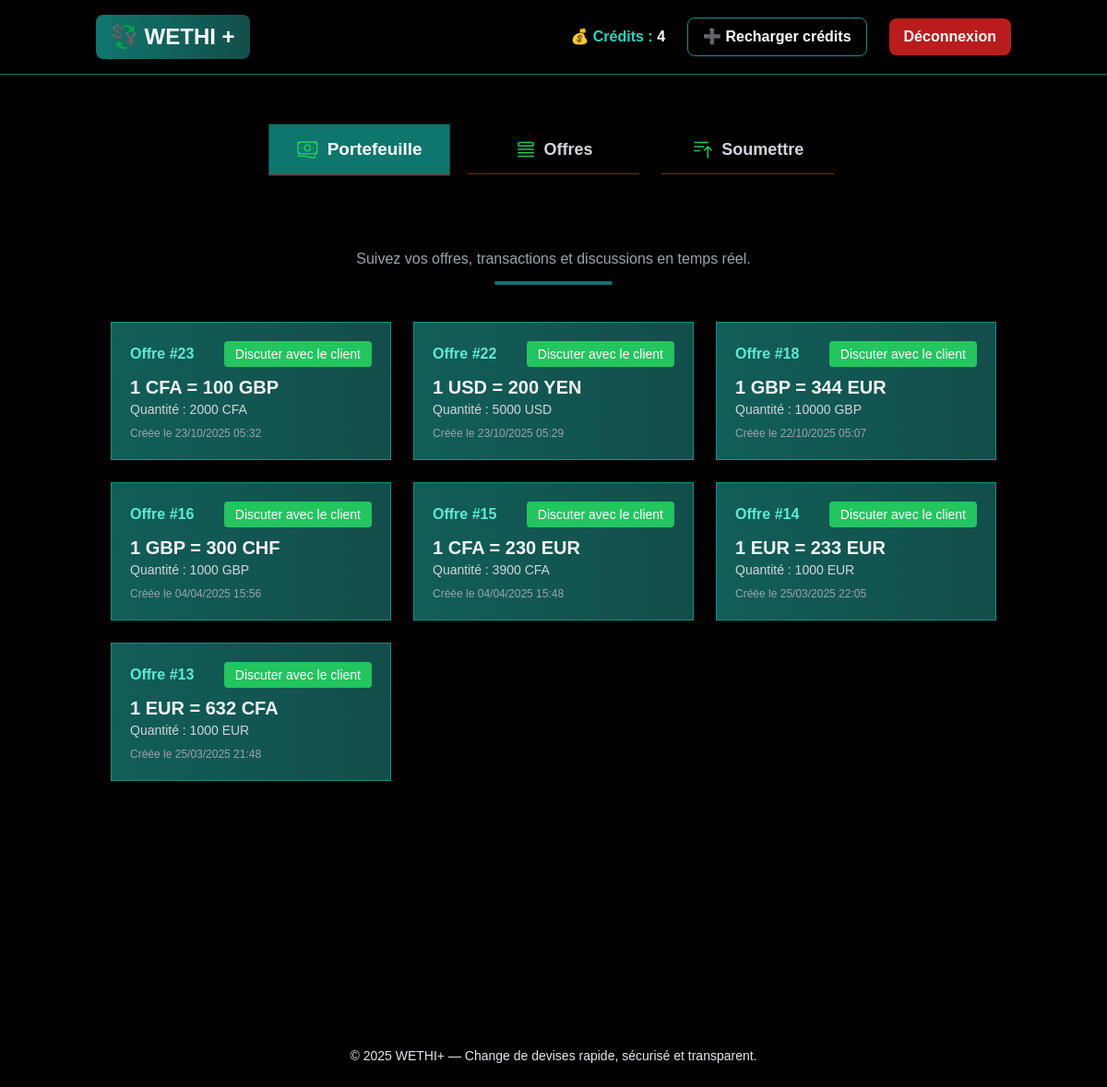
The page / (signed in) on the database its author committed.
### users/models.py (models this page shows, shortened)
class Offer(models.Model):
    user = models.ForeignKey(User, on_delete=models.CASCADE, related_name="offers")
    ma_devise = models.CharField(choices=Devise,max_length=5)
    devise_souhaitee = models.CharField(choices=Devise,max_length=5)
    taux_souhaite = models.IntegerField(blank=True)
    quantite = models.IntegerField(blank=True)
    date_creation = models.DateTimeField(auto_now_add=True)
    STATUS_CHOICES = [
        ('disponible', 'Disponible'),
        ('reservee', 'Réservée'),
        ('completee', 'Complétée'),
    ]
    status = models.CharField(max_length=20, choices=STATUS_CHOICES, default='disponible')
    reserved_by = models.ForeignKey(User, on_delete=models.SET_NULL, null=True, blank=True, related_name="reserved_offers")

### users/views.py (the view)
# urls.py: path("", dashboard, name='dashboard'),
@login_required
def dashboard(request):
    if request.user.type == 'cambiste':
        offers = Offer.objects.filter(status='reservee').order_by("-date_creation")
        return render(request, 'users/dashboard_cambiste.html', {'offers': offers, 'credits': request.user.credits})
    else:
        user_offers = Offer.objects.filter(user=request.user).order_by("-date_creation")
        return render(request, 'users/dashboard_particulier.html', {'offers': user_offers})

### users/templates/users/dashboard_cambiste.html (shortened to what this page needs)
{% extends 'users/base.html' %}
{% block content %}
<div class="max-w-5xl mx-auto">
    <div class="text-center mb-10">
        <p class="text-gray-400">Suivez vos offres, transactions et discussions en temps réel.</p>
        <div class="bg-teal-700 h-1 w-32 mx-auto mt-3 rounded-full"></div>
    </div>
    <div class="grid gap-6">
                      <div class="grid gap-6 md:grid-cols-2 lg:grid-cols-3">
        {% for offer in offers %}
               {% if offer.status == "disponible"%}
                              <div class="block bg-gradient-to-r from-teal-800 to-teal-900 border border-teal-600 shadow-lg hover:shadow-[#14b8a6]/40 p-5 transition transform hover:-translate-y-1 hover:scale-[1.02] duration-300 ease-in-out">
                <div class="flex justify-between items-center mb-2">
                    <span class="text-teal-300 font-semibold">Offre #{{ offer.id }}</span>
                    <span class="text-sm bg-blue-500 px-3 py-1 rounded text-white">En attente de cambiste</span>
                </div>
                <p class="text-xl font-bold">1 {{ offer.ma_devise }} = {{ offer.taux_souhaite }} {{ offer.devise_souhaitee }}</p>
                <p class="text-sm text-gray-300">Quantité : {{ offer.quantite }} {{ offer.ma_devise }}</p>
                <p class="text-xs text-gray-400 mt-2">Créée le {{ offer.date_creation|date:"d/m/Y H:i" }}</p>
            </div>
                          {% elif offer.status == "reservee" %}
            <a href="{% url 'chat' offer_id=offer.id %}" class="block bg-gradient-to-r from-teal-800 to-teal-900 border border-teal-600 shadow-lg hover:shadow-[#14b8a6]/40 p-5 transition transform hover:-translate-y-1 hover:scale-[1.02] duration-300 ease-in-out">
                <div class="flex justify-between items-center mb-2">
                    <span class="text-teal-300 font-semibold">Offre #{{ offer.id }}</span>
                    <span class="text-sm bg-green-500 px-3 py-1 rounded text-white">Discuter avec le client</span>
                </div>
                <p class="text-xl font-bold">1 {{ offer.ma_devise }} = {{ offer.taux_souhaite }} {{ offer.devise_souhaitee }}</p>
                <p class="text-sm text-gray-300">Quantité : {{ offer.quantite }} {{ offer.ma_devise }}</p>
                <p class="text-xs text-gray-400 mt-2">Créée le {{ offer.date_creation|date:"d/m/Y H:i" }}</p>
            </a>
                              {% endif %}
        {% empty %}
            <p class="text-gray-500 text-center mt-6">🚫 Aucune offre pour le moment.</p>
        {% endfor %}
                                        </div>
    </div>
</div>
{% endblock %}

### users/templates/users/base.html (shortened to what this page needs)
{% load tailwind_tags %}
<!DOCTYPE html>
<html lang="fr">
<head>
    {% tailwind_css %}
</head>
<body class="bg-black text-gray-100 font-sans">
    <nav class="bg-black/80 backdrop-blur-md border-b border-teal-700 fixed w-full z-20 top-0">
        <div class="container mx-auto flex justify-between items-center p-4">
            <a href="{% url 'dashboard' %}" class="flex items-center space-x-2 text-2xl font-extrabold">
                <span class="px-4 py-2 bg-gradient-to-r from-teal-700 to-teal-900 text-white rounded-lg shadow-lg">
                    💱 WETHI +
                </span>
            </a>
        {% if user.is_authenticated %}
        <div class="hidden md:flex items-center space-x-6">
            {% if user.type == "cambiste" %}
                <span class="text-teal-400 font-bold">💰 Crédits : <span class="text-white">{{ credits }}</span></span>
                <a href="{% url 'dashboard' %}" class="px-4 py-2 border border-teal-600 rounded-lg hover:bg-teal-700 transition font-semibold text-white">
                    ➕ Recharger crédits
                </a>
            {% endif %}
            <a href="{% url 'logout' %}" class="px-4 py-2 bg-red-700 hover:bg-red-800 rounded-lg shadow font-semibold text-white">
                Déconnexion
            </a>
        </div>
        {% endif %}
    </div>
</nav>
    <div class="h-28"></div>
    {% if user.is_authenticated %}
<div class="max-w-2xl mx-auto px-2 sm:px-6 md:px-8 flex flex-nowrap justify-center items-center gap-3 md:gap-6 mt-6 text-base md:text-lg font-semibold">
  <a href="/users/dashboard"
     class="flex items-center justify-center gap-2 w-1/3 px-2 py-2 md:px-6 md:py-3 border-b border-red-800 shadow-md transition-all duration-300 ease-in-out
       {% if request.resolver_match.url_name == 'dashboard' %}
       bg-teal-700 text-white scale-105
     {% else %}
       bg-black text-gray-300 hover:bg-teal-700 hover:text-white hover:scale-105
     {% endif %}">
    <span>Portefeuille</span>
  </a>
  {% if user.type == "cambiste" %}
  <a href="/users/offers"
     class="flex items-center justify-center gap-2 w-1/3 px-2 py-2 md:px-6 md:py-3 border-b border-red-800 shadow-md transition-all duration-300 ease-in-out
     {% if request.resolver_match.url_name == 'offer_list' %}
    bg-teal-800 text-white scale-105
     {% else %}
       bg-black text-gray-300 hover:bg-teal-700 hover:text-white hover:scale-105
     {% endif %}">
    Offres
  </a>
  {% endif %}
  <a href="/users/create"
     class="flex items-center justify-center gap-2 w-1/3 px-2 py-2 md:px-6 md:py-3 border-b border-red-800 shadow-md transition-all duration-300 ease-in-out
      {% if request.resolver_match.url_name == 'create_offer' %}
     bg-teal-700 text-white scale-105
     {% else %}
       bg-black text-gray-300 hover:bg-teal-700 hover:text-white hover:scale-105
     {% endif %}">
    <svg class="w-6 h-6 text-green-500 flex-shrink-0" xmlns="http://www.w3.org/2000/svg" fill="none" viewBox="0 0 24 24" stroke-width="1.5" stroke="currentColor">
      <path stroke-linecap="round" stroke-linejoin="round" d="M3 4.5h14.25M3 9h9.75M3 13.5h5.25m5.25-.75L17.25 9m0 0L21 12.75M17.25 9v12" />
    </svg>
    Soumettre
  </a>
</div>
    <br>
     <br>
   {% endif %}
    <main class="container mx-auto p-8">
        {% block content %}
        {% endblock %}
    </main>
    <br>
       <br>
       <br>
       <br>
       <br>
       <br>
       <br>
    <footer class="mt-10 text-center text-gray-200 py-6 mt-10 shadow-inner">
       <br>
        <p class="text-sm">© 2025  WETHI+ — Change de devises rapide, sécurisé et transparent.</p>
    </footer>
</body>
</html>

### rows shown on the page
Offer: id "23", ma_devise "CFA", taux_souhaite "100", devise_souhaitee "GBP", quantite "2000", date_creation "23/10/2025 05:32"
Offer: id "22", ma_devise "USD", taux_souhaite "200", devise_souhaitee "YEN", quantite "5000", date_creation "23/10/2025 05:29"
Offer: id "18", ma_devise "GBP", taux_souhaite "344", devise_souhaitee "EUR", quantite "10000", date_creation "22/10/2025 05:07"
Offer: id "16", ma_devise "GBP", taux_souhaite "300", devise_souhaitee "CHF", quantite "1000", date_creation "04/04/2025 15:56"
Offer: id "15", ma_devise "CFA", taux_souhaite "230", devise_souhaitee "EUR", quantite "3900", date_creation "04/04/2025 15:48"
Offer: id "14", ma_devise "EUR", taux_souhaite "233", devise_souhaitee "EUR", quantite "1000", date_creation "25/03/2025 22:05"
Offer: id "13", ma_devise "EUR", taux_souhaite "632", devise_souhaitee "CFA", quantite "1000", date_creation "25/03/2025 21:48"

### other values the page prints
{{ credits }} "4"
